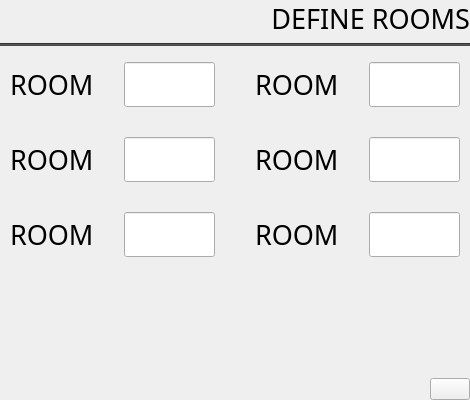
<?xml version="1.0" encoding="UTF-8"?>
<ui version="4.0">
 <class>MediaSettings</class>
 <widget class="QWidget" name="MediaSettings">
  <property name="geometry">
   <rect>
    <x>0</x>
    <y>0</y>
    <width>470</width>
    <height>400</height>
   </rect>
  </property>
  <property name="windowTitle">
   <string>Form</string>
  </property>
  <layout class="QVBoxLayout" name="verticalLayout">
   <property name="leftMargin">
    <number>0</number>
   </property>
   <property name="topMargin">
    <number>0</number>
   </property>
   <property name="rightMargin">
    <number>0</number>
   </property>
   <property name="bottomMargin">
    <number>0</number>
   </property>
   <item>
    <widget class="QLabel" name="label_Title">
     <property name="font">
      <font>
       <family>Sans Serif</family>
       <pointsize>20</pointsize>
      </font>
     </property>
     <property name="text">
      <string>DEFINE ROOMS</string>
     </property>
     <property name="alignment">
      <set>Qt::AlignRight|Qt::AlignTrailing|Qt::AlignVCenter</set>
     </property>
    </widget>
   </item>
   <item>
    <widget class="Line" name="line">
     <property name="styleSheet">
      <string notr="true">background-color: rgb(76, 76, 76);</string>
     </property>
     <property name="orientation">
      <enum>Qt::Horizontal</enum>
     </property>
    </widget>
   </item>
   <item>
    <layout class="QHBoxLayout" name="horizontalLayout_2">
     <property name="spacing">
      <number>20</number>
     </property>
     <property name="rightMargin">
      <number>0</number>
     </property>
     <item>
      <layout class="QVBoxLayout" name="verticalLayout_3">
       <property name="spacing">
        <number>30</number>
       </property>
       <property name="leftMargin">
        <number>10</number>
       </property>
       <property name="topMargin">
        <number>10</number>
       </property>
       <property name="rightMargin">
        <number>10</number>
       </property>
       <property name="bottomMargin">
        <number>10</number>
       </property>
       <item>
        <layout class="QHBoxLayout" name="horizontalLayout_3">
         <item>
          <widget class="QLabel" name="label_2">
           <property name="font">
            <font>
             <family>Sans Serif</family>
             <pointsize>20</pointsize>
            </font>
           </property>
           <property name="text">
            <string>ROOM</string>
           </property>
          </widget>
         </item>
         <item>
          <widget class="QLineEdit" name="lineEdit_Room1">
           <property name="font">
            <font>
             <family>Sans Serif</family>
             <pointsize>20</pointsize>
            </font>
           </property>
          </widget>
         </item>
        </layout>
       </item>
       <item>
        <layout class="QHBoxLayout" name="horizontalLayout_4">
         <item>
          <widget class="QLabel" name="label_3">
           <property name="font">
            <font>
             <family>Sans Serif</family>
             <pointsize>20</pointsize>
            </font>
           </property>
           <property name="text">
            <string>ROOM</string>
           </property>
          </widget>
         </item>
         <item>
          <widget class="QLineEdit" name="lineEdit_Room2">
           <property name="font">
            <font>
             <family>Sans Serif</family>
             <pointsize>20</pointsize>
            </font>
           </property>
          </widget>
         </item>
        </layout>
       </item>
       <item>
        <layout class="QHBoxLayout" name="horizontalLayout_8">
         <item>
          <widget class="QLabel" name="label_7">
           <property name="font">
            <font>
             <family>Sans Serif</family>
             <pointsize>20</pointsize>
            </font>
           </property>
           <property name="text">
            <string>ROOM</string>
           </property>
          </widget>
         </item>
         <item>
          <widget class="QLineEdit" name="lineEdit_Room3">
           <property name="font">
            <font>
             <family>Sans Serif</family>
             <pointsize>20</pointsize>
            </font>
           </property>
          </widget>
         </item>
        </layout>
       </item>
      </layout>
     </item>
     <item>
      <layout class="QVBoxLayout" name="verticalLayout_4">
       <property name="spacing">
        <number>30</number>
       </property>
       <property name="leftMargin">
        <number>10</number>
       </property>
       <property name="topMargin">
        <number>10</number>
       </property>
       <property name="rightMargin">
        <number>10</number>
       </property>
       <property name="bottomMargin">
        <number>10</number>
       </property>
       <item>
        <layout class="QHBoxLayout" name="horizontalLayout_6">
         <property name="rightMargin">
          <number>0</number>
         </property>
         <item>
          <widget class="QLabel" name="label_4">
           <property name="font">
            <font>
             <family>Sans Serif</family>
             <pointsize>20</pointsize>
            </font>
           </property>
           <property name="text">
            <string>ROOM</string>
           </property>
          </widget>
         </item>
         <item>
          <widget class="QLineEdit" name="lineEdit_Room4">
           <property name="font">
            <font>
             <family>Sans Serif</family>
             <pointsize>20</pointsize>
            </font>
           </property>
          </widget>
         </item>
        </layout>
       </item>
       <item>
        <layout class="QHBoxLayout" name="horizontalLayout_7">
         <item>
          <widget class="QLabel" name="label_5">
           <property name="font">
            <font>
             <family>Sans Serif</family>
             <pointsize>20</pointsize>
            </font>
           </property>
           <property name="text">
            <string>ROOM</string>
           </property>
          </widget>
         </item>
         <item>
          <widget class="QLineEdit" name="lineEdit_Room5">
           <property name="font">
            <font>
             <family>Sans Serif</family>
             <pointsize>20</pointsize>
            </font>
           </property>
          </widget>
         </item>
        </layout>
       </item>
       <item>
        <layout class="QHBoxLayout" name="horizontalLayout_9">
         <property name="bottomMargin">
          <number>0</number>
         </property>
         <item>
          <widget class="QLabel" name="label_6">
           <property name="font">
            <font>
             <family>Sans Serif</family>
             <pointsize>20</pointsize>
            </font>
           </property>
           <property name="text">
            <string>ROOM</string>
           </property>
          </widget>
         </item>
         <item>
          <widget class="QLineEdit" name="lineEdit_Room6">
           <property name="font">
            <font>
             <family>Sans Serif</family>
             <pointsize>20</pointsize>
            </font>
           </property>
          </widget>
         </item>
        </layout>
       </item>
      </layout>
     </item>
    </layout>
   </item>
   <item>
    <spacer name="verticalSpacer">
     <property name="orientation">
      <enum>Qt::Vertical</enum>
     </property>
     <property name="sizeType">
      <enum>QSizePolicy::MinimumExpanding</enum>
     </property>
     <property name="sizeHint" stdset="0">
      <size>
       <width>20</width>
       <height>55</height>
      </size>
     </property>
    </spacer>
   </item>
   <item>
    <layout class="QHBoxLayout" name="horizontalLayout_5">
     <property name="bottomMargin">
      <number>0</number>
     </property>
     <item>
      <spacer name="horizontalSpacer">
       <property name="orientation">
        <enum>Qt::Horizontal</enum>
       </property>
       <property name="sizeHint" stdset="0">
        <size>
         <width>40</width>
         <height>20</height>
        </size>
       </property>
      </spacer>
     </item>
     <item>
      <widget class="QPushButton" name="pushButtonSave">
       <property name="maximumSize">
        <size>
         <width>109</width>
         <height>42</height>
        </size>
       </property>
       <property name="focusPolicy">
        <enum>Qt::NoFocus</enum>
       </property>
       <property name="text">
        <string/>
       </property>
       <property name="iconSize">
        <size>
         <width>109</width>
         <height>42</height>
        </size>
       </property>
      </widget>
     </item>
    </layout>
   </item>
  </layout>
 </widget>
 <resources/>
 <connections/>
</ui>
